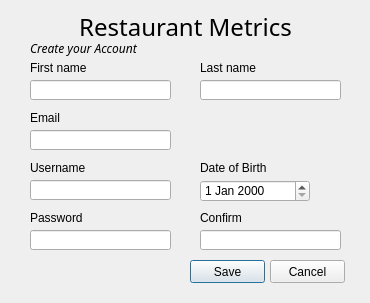
<?xml version="1.0" encoding="UTF-8"?>
<ui version="4.0">
 <class>addAccount</class>
 <widget class="QDialog" name="addAccount">
  <property name="geometry">
   <rect>
    <x>0</x>
    <y>0</y>
    <width>370</width>
    <height>303</height>
   </rect>
  </property>
  <property name="windowTitle">
   <string>Create Account</string>
  </property>
  <property name="sizeGripEnabled">
   <bool>false</bool>
  </property>
  <property name="modal">
   <bool>false</bool>
  </property>
  <widget class="QLabel" name="label">
   <property name="geometry">
    <rect>
     <x>30</x>
     <y>40</y>
     <width>171</width>
     <height>16</height>
    </rect>
   </property>
   <property name="font">
    <font>
     <family>Lucida Sans</family>
     <italic>true</italic>
    </font>
   </property>
   <property name="text">
    <string>Create your Account</string>
   </property>
  </widget>
  <widget class="QLabel" name="label_2">
   <property name="geometry">
    <rect>
     <x>20</x>
     <y>10</y>
     <width>331</width>
     <height>31</height>
    </rect>
   </property>
   <property name="font">
    <font>
     <family>Showcard Gothic</family>
     <pointsize>18</pointsize>
     <underline>false</underline>
    </font>
   </property>
   <property name="text">
    <string>Restaurant Metrics</string>
   </property>
   <property name="textFormat">
    <enum>Qt::RichText</enum>
   </property>
   <property name="alignment">
    <set>Qt::AlignCenter</set>
   </property>
   <property name="wordWrap">
    <bool>false</bool>
   </property>
  </widget>
  <widget class="QLabel" name="label_3">
   <property name="geometry">
    <rect>
     <x>30</x>
     <y>60</y>
     <width>61</width>
     <height>16</height>
    </rect>
   </property>
   <property name="text">
    <string>First name</string>
   </property>
  </widget>
  <widget class="QLabel" name="label_4">
   <property name="geometry">
    <rect>
     <x>200</x>
     <y>60</y>
     <width>61</width>
     <height>16</height>
    </rect>
   </property>
   <property name="text">
    <string>Last name</string>
   </property>
  </widget>
  <widget class="QLabel" name="label_5">
   <property name="geometry">
    <rect>
     <x>30</x>
     <y>110</y>
     <width>61</width>
     <height>16</height>
    </rect>
   </property>
   <property name="text">
    <string>Email</string>
   </property>
  </widget>
  <widget class="QLabel" name="label_6">
   <property name="geometry">
    <rect>
     <x>30</x>
     <y>160</y>
     <width>61</width>
     <height>16</height>
    </rect>
   </property>
   <property name="text">
    <string>Username</string>
   </property>
  </widget>
  <widget class="QLabel" name="label_7">
   <property name="geometry">
    <rect>
     <x>30</x>
     <y>210</y>
     <width>61</width>
     <height>16</height>
    </rect>
   </property>
   <property name="text">
    <string>Password</string>
   </property>
  </widget>
  <widget class="QLabel" name="label_8">
   <property name="geometry">
    <rect>
     <x>200</x>
     <y>210</y>
     <width>61</width>
     <height>16</height>
    </rect>
   </property>
   <property name="text">
    <string>Confirm</string>
   </property>
  </widget>
  <widget class="QLabel" name="label_9">
   <property name="geometry">
    <rect>
     <x>200</x>
     <y>160</y>
     <width>71</width>
     <height>16</height>
    </rect>
   </property>
   <property name="text">
    <string>Date of Birth</string>
   </property>
  </widget>
  <widget class="QLineEdit" name="fname">
   <property name="geometry">
    <rect>
     <x>30</x>
     <y>80</y>
     <width>141</width>
     <height>20</height>
    </rect>
   </property>
  </widget>
  <widget class="QLineEdit" name="lname">
   <property name="geometry">
    <rect>
     <x>200</x>
     <y>80</y>
     <width>141</width>
     <height>20</height>
    </rect>
   </property>
  </widget>
  <widget class="QLineEdit" name="email">
   <property name="geometry">
    <rect>
     <x>30</x>
     <y>130</y>
     <width>141</width>
     <height>20</height>
    </rect>
   </property>
  </widget>
  <widget class="QLineEdit" name="username">
   <property name="geometry">
    <rect>
     <x>30</x>
     <y>180</y>
     <width>141</width>
     <height>20</height>
    </rect>
   </property>
  </widget>
  <widget class="QLineEdit" name="password">
   <property name="geometry">
    <rect>
     <x>30</x>
     <y>230</y>
     <width>141</width>
     <height>20</height>
    </rect>
   </property>
   <property name="echoMode">
    <enum>QLineEdit::Password</enum>
   </property>
  </widget>
  <widget class="QLineEdit" name="confirm">
   <property name="geometry">
    <rect>
     <x>200</x>
     <y>230</y>
     <width>141</width>
     <height>20</height>
    </rect>
   </property>
   <property name="echoMode">
    <enum>QLineEdit::Password</enum>
   </property>
  </widget>
  <widget class="QDateEdit" name="dob">
   <property name="geometry">
    <rect>
     <x>200</x>
     <y>180</y>
     <width>110</width>
     <height>22</height>
    </rect>
   </property>
  </widget>
  <widget class="QLabel" name="check1">
   <property name="geometry">
    <rect>
     <x>80</x>
     <y>60</y>
     <width>61</width>
     <height>16</height>
    </rect>
   </property>
   <property name="text">
    <string>&lt;html&gt;&lt;head/&gt;&lt;body&gt;&lt;p&gt;&lt;br/&gt;&lt;/p&gt;&lt;/body&gt;&lt;/html&gt;</string>
   </property>
  </widget>
  <widget class="QLabel" name="check2">
   <property name="geometry">
    <rect>
     <x>250</x>
     <y>60</y>
     <width>61</width>
     <height>16</height>
    </rect>
   </property>
   <property name="text">
    <string>&lt;html&gt;&lt;head/&gt;&lt;body&gt;&lt;p&gt;&lt;br/&gt;&lt;/p&gt;&lt;/body&gt;&lt;/html&gt;</string>
   </property>
  </widget>
  <widget class="QLabel" name="check3">
   <property name="geometry">
    <rect>
     <x>60</x>
     <y>110</y>
     <width>121</width>
     <height>16</height>
    </rect>
   </property>
   <property name="text">
    <string>&lt;html&gt;&lt;head/&gt;&lt;body&gt;&lt;p&gt;&lt;br/&gt;&lt;/p&gt;&lt;/body&gt;&lt;/html&gt;</string>
   </property>
  </widget>
  <widget class="QLabel" name="check4">
   <property name="geometry">
    <rect>
     <x>80</x>
     <y>160</y>
     <width>111</width>
     <height>16</height>
    </rect>
   </property>
   <property name="text">
    <string>&lt;html&gt;&lt;head/&gt;&lt;body&gt;&lt;p&gt;&lt;br/&gt;&lt;/p&gt;&lt;/body&gt;&lt;/html&gt;</string>
   </property>
  </widget>
  <widget class="QLabel" name="check5">
   <property name="geometry">
    <rect>
     <x>80</x>
     <y>210</y>
     <width>61</width>
     <height>16</height>
    </rect>
   </property>
   <property name="text">
    <string>&lt;html&gt;&lt;head/&gt;&lt;body&gt;&lt;p&gt;&lt;br/&gt;&lt;/p&gt;&lt;/body&gt;&lt;/html&gt;</string>
   </property>
  </widget>
  <widget class="QLabel" name="check6">
   <property name="geometry">
    <rect>
     <x>240</x>
     <y>210</y>
     <width>91</width>
     <height>16</height>
    </rect>
   </property>
   <property name="text">
    <string>&lt;html&gt;&lt;head/&gt;&lt;body&gt;&lt;p&gt;&lt;br/&gt;&lt;/p&gt;&lt;/body&gt;&lt;/html&gt;</string>
   </property>
   <property name="scaledContents">
    <bool>false</bool>
   </property>
  </widget>
  <widget class="QLabel" name="error">
   <property name="geometry">
    <rect>
     <x>190</x>
     <y>30</y>
     <width>131</width>
     <height>21</height>
    </rect>
   </property>
   <property name="text">
    <string/>
   </property>
   <property name="alignment">
    <set>Qt::AlignCenter</set>
   </property>
  </widget>
  <widget class="QPushButton" name="Save">
   <property name="geometry">
    <rect>
     <x>190</x>
     <y>260</y>
     <width>75</width>
     <height>23</height>
    </rect>
   </property>
   <property name="text">
    <string>Save</string>
   </property>
  </widget>
  <widget class="QPushButton" name="cancel">
   <property name="geometry">
    <rect>
     <x>270</x>
     <y>260</y>
     <width>75</width>
     <height>23</height>
    </rect>
   </property>
   <property name="text">
    <string>Cancel</string>
   </property>
  </widget>
 </widget>
 <resources/>
 <connections/>
</ui>
